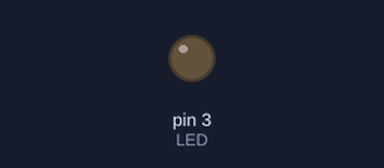
A sketch run on a simulated Arduino Uno, built with avr-gcc and run on an emulated ATmega328P. Shown: output pins drawn as LEDs (lit = HIGH).

Above: at 0.15 s.
At 39.84 s:
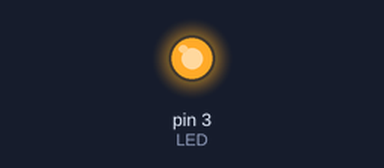
Timing chart, 0 to 40.0 s (numbered marks = the images above):
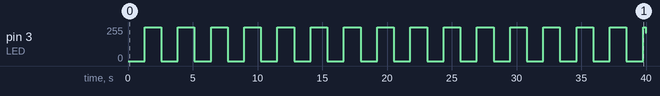

Measured:
- by itself, pin 3 (LED): 0/255 → 255/255 at 1.3 s, → 0/255 1.3 s later, → 255/255 1.3 s later, → 0/255 1.3 s later, … (32 changes in this stretch)

The sketch:

pwd.ino
```cpp
int LED = 3;
int i;

void setup()
{
  pinMode(LED, OUTPUT);
}

void loop()
{
  for (i = 0; i < 256; i++)
  {
    analogWrite(LED, i);
    delay(5);
  }
  for (i = 255; i >= 0; i--)
  {
    analogWrite(LED, i);
    delay(5);
  }
}
```
